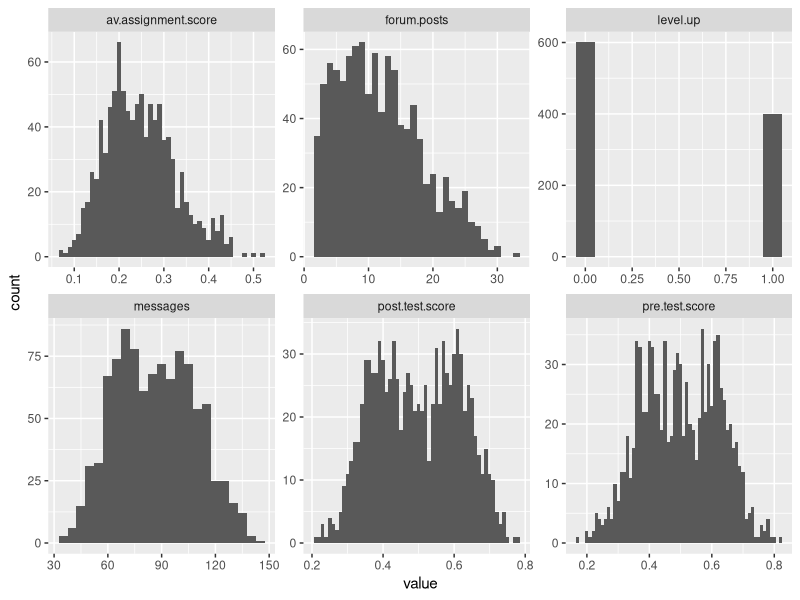
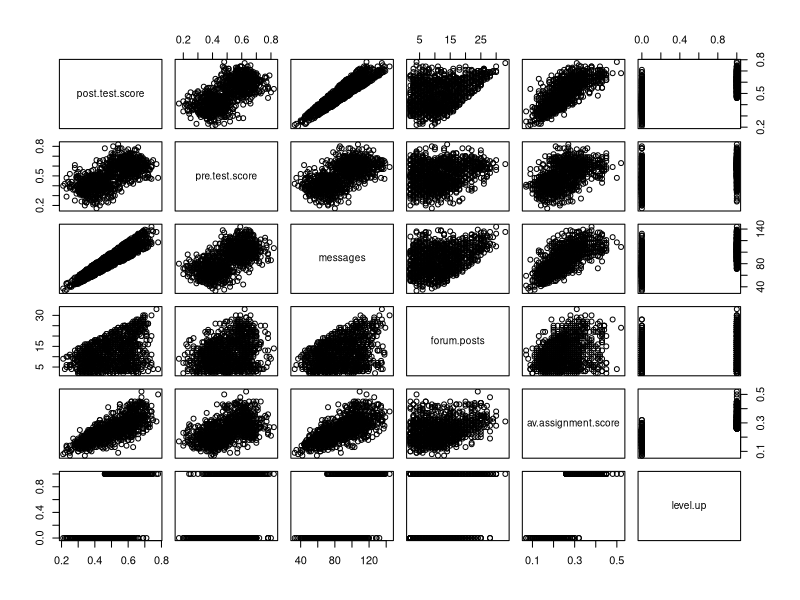
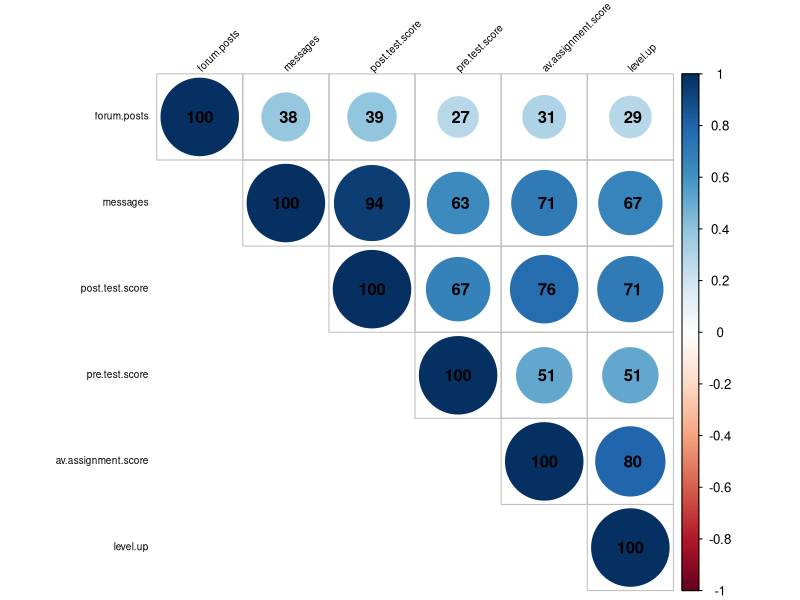
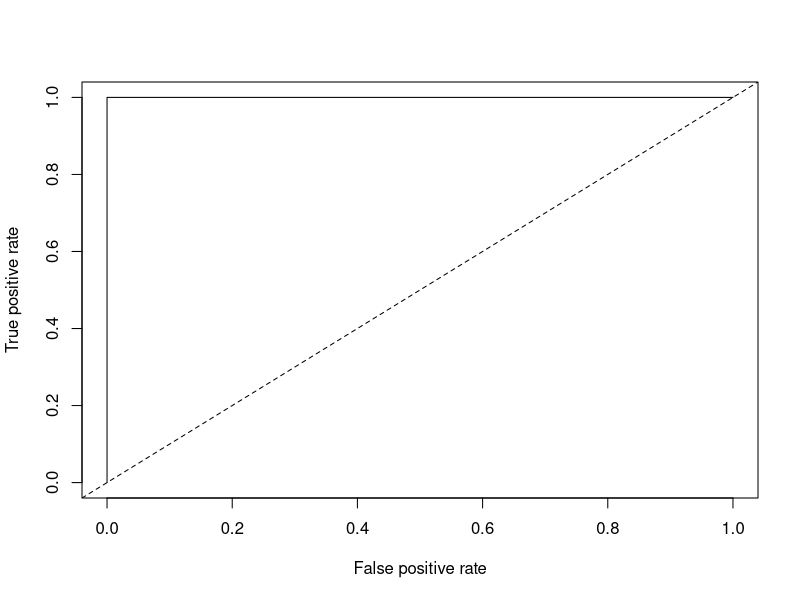
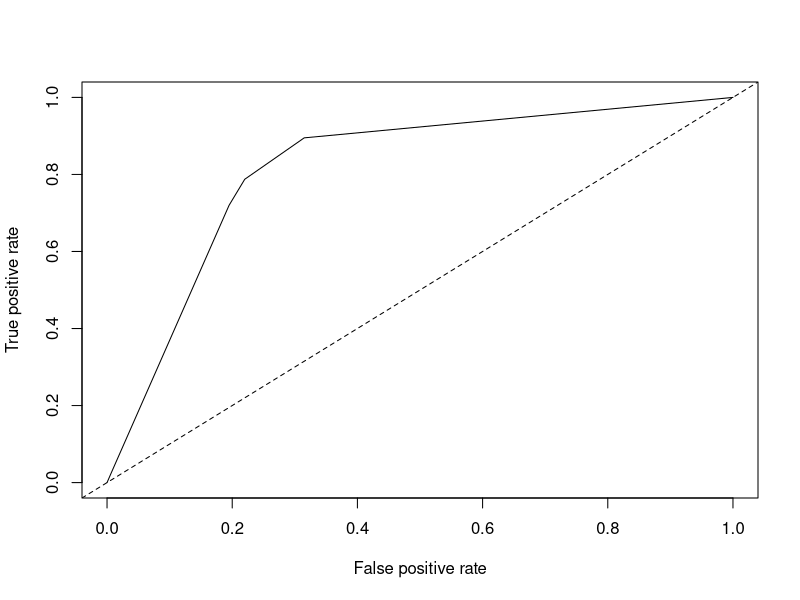

These figures' R source, in order:
## ---- chunk 1
A1 <- read.csv("online.data.csv", sep = ",", header = TRUE)
library(tidyr)
## ---- chunk 2
library(dplyr)
library(tidyr)
A2 <- dplyr::select(A1, -1) #omit Column "id"
A2$level.up <- ifelse(A2$level.up=="yes", 1, 0) #convert yes/no into 1/0
A3 <- tidyr::gather(A2, "variables", "value", 1:6) #convert the wide version into the long version
## ---- chunk 3
#Start by creating histograms of the distributions for all variables (#HINT: look up "facet" in the ggplot documentation)
library(ggplot2)
ggplot(A3, aes(value))+
   geom_histogram(data = A3[A3$variables=="post.test.score",], binwidth = 0.01)+
   geom_histogram(data = A3[A3$variables=="pre.test.score",], binwidth = 0.01)+
   geom_histogram(data = A3[A3$variables=="messages",], binwidth = 5)+
   geom_histogram(data = A3[A3$variables=="forum.posts",], binwidth = 1)+
   geom_histogram(data = A3[A3$variables=="av.assignment.score",], binwidth = 0.01)+
   geom_histogram(data = A3[A3$variables=="level.up",], binwidth = 0.1)+
   facet_wrap(~variables, scale="free")
#A note for myself: 
#(1) "~" (tilde) in R is used to separate the left- and right-hand sides in a model formula. "facet_wrap()" is a formula of the form rows ~ columns, so "~" separates the row variable from the column variable. Here, I add facets with contents in "variables" as the columns. Notice that because there are no rows as facets, there is nothing before the tilde character. (References: http://www.dummies.com/programming/r/how-to-add-facets-scales-and-options-in-ggplot2-in-r/ )
#(2) HereSet scales to let axis limits vary across facets
#(3) The order of geom_histogram() doesn't matter.

#Then visualize the relationships between variables
plot(A2) #the scatter plot between variables

COR <- cor(A2) # generate pairwise correlations
library(corrplot)
corrplot(COR, order="AOE", method="circle", tl.pos="lt", type="upper",        
tl.col="black", tl.cex=0.6, tl.srt=45, 
        addCoef.col="black", addCoefasPercent = TRUE,
        sig.level=0.50, insig = "blank") #the correlation plot between variables
## ---- chunk 4
#Create a classification tree that predicts whether a student "levels up" in the online course using three variables of your choice (As we did last time, set all controls to their minimums)
library(rpart)
c.tree1 <- rpart(level.up ~ messages + post.test.score + av.assignment.score, method="class", data=A2, control = rpart.control(minsplit=1, minbucket=1, cp=0.01))
#Plot and generate a CP table for your tree 
printcp(c.tree1)
post(c.tree1, file = "tree.ps", title = "predicting levels up")
#Generate a probability value that represents the probability that a student levels up based your classification tree 

A2$pred <- predict(c.tree1, type = "prob")[,2]#Last class we used type = "class" which predicted the classification for us, this time we are using type = "prob" to see the probability that our classififcation is based on.

#Now you can generate the ROC curve for your model. You will need to install the package ROCR to do this.

library(ROCR)

#Plot the curve
pred.detail <- prediction(A2$pred, A2$level.up) 
plot(performance(pred.detail, "tpr", "fpr"))
abline(0, 1, lty = 2)

#Calculate the Area Under the Curve
unlist(slot(performance(pred.detail,"auc"), "y.values"))#Unlist liberates the AUC value from the "performance" object created by ROCR

#Now repeat this process, but using the variables you did not use for the previous model and compare the plots & results of your two models. Which one do you think was the better model? Why?
c.tree2 <- rpart(level.up ~ pre.test.score + forum.posts, method="class", data=A2, control = rpart.control(minsplit=1, minbucket=1))
printcp(c.tree2)
post(c.tree2, file = "tree2.ps", title = "predicting levels up")

A2$pred2 <- predict(c.tree2, type = "prob")[,2]
pred.detail2 <- prediction(A2$pred2, A2$level.up) 
plot(performance(pred.detail2, "tpr", "fpr"))
abline(0, 1, lty = 2)

unlist(slot(performance(pred.detail2,"auc"), "y.values"))

##Since AUC of c.tree1 is 1 which is greater than AUC of c.tree2, 0.818, c.tree1 is a better model to predict "levels up" than c.tree2.
## ---- chunk 5
#Look at the ROC plot for your first model. Based on this plot choose a probability threshold that balances capturing the most correct predictions against false positives. Then generate a new variable in your data set that classifies each student according to your chosen threshold.

A2$threshold.pred1 <- ifelse(A2$pred2>0.7, 1, 0) #c.tree1 is too perfect that A2$pred contains just 1 and 0, therefore I use my second model, c.tree2, here to fulfill the task.

#Now generate three diagnostics:
A4.1 <- dplyr::count(A2, level.up, threshold.pred1)
A4.1$type <- ifelse(A4.1$level.up==1 & A4.1$threshold.pred1==1, "TP", ifelse(A4.1$level.up==1 & A4.1$threshold.pred1==0, "FN", ifelse(A4.1$level.up==0 & A4.1$threshold.pred1==1, "FP", "TN")))

A5 <- data.frame((A4.1[A4.1$type=="TP",]$n + A4.1[A4.1$type=="TN",]$n) / sum(A4.1$n)) #calculate accuracy
names(A5) <- c("accuracy.model1")

A5$precision.model1 <- A4.1[A4.1$type=="TP",]$n / (A4.1[A4.1$type=="TP",]$n + A4.1[A4.1$type=="FP",]$n) #calculate precision

A5$recall.model1 <- A4.1[A4.1$type=="TP",]$n / (A4.1[A4.1$type=="TP",]$n + A4.1[A4.1$type=="TN",]$n) #calculate recall

#Finally, calculate Kappa for your model according to:

#First generate the table of comparisons
table1 <- table(A2$level.up, A2$threshold.pred1)

#Convert to matrix
matrix1 <- as.matrix(table1)

#Calculate kappa
A5$kappa.model1 <- kappa(matrix1, exact = TRUE)/kappa(matrix1)

#Now choose a different threshold value and repeat these diagnostics. What conclusions can you draw about your two thresholds?

A2$threshold.pred2 <- ifelse(A2$pred2>0.6, 1, 0) #a new threshold 0.6

A4.2 <- dplyr::count(A2, level.up, threshold.pred2)
A4.2$type <- ifelse(A4.2$level.up==1 & A4.2$threshold.pred2==1, "TP", ifelse(A4.2$level.up==1 & A4.2$threshold.pred2==0, "FN", ifelse(A4.2$level.up==0 & A4.2$threshold.pred2==1, "FP", "TN")))

A5$accuracy.model2 <- (A4.2[A4.2$type=="TP",]$n + A4.2[A4.2$type=="TN",]$n) / sum(A4.2$n)

A5$precision.model2 <- A4.2[A4.2$type=="TP",]$n / (A4.2[A4.2$type=="TP",]$n + A4.2[A4.2$type=="FP",]$n)

A5$recall.model2 <- A4.2[A4.2$type=="TP",]$n / (A4.2[A4.2$type=="TP",]$n + A4.2[A4.2$type=="TN",]$n)

#New Kappa
table2 <- table(A2$level.up, A2$threshold.pred2)
matrix2 <- as.matrix(table2)
A5$kappa.model2 <- kappa(matrix2, exact = TRUE)/kappa(matrix2)
